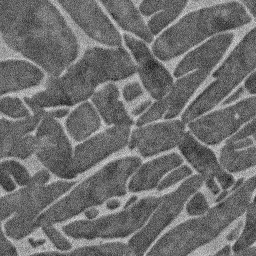
#> input picture Example_training_data/patches/patch_1_0.jpg, 256 x 256 px, given in place of patch_1_11.jpg, which was not available
$ jupyter execute 2_Ground_Truth_bilateral_adaptivethreshold.ipynb
#> lines starting #> are read from the running program, lines starting #| are printed output that depends on the picture; after the words box and inside, x2 and y2 are one past the last pixel; in counts of white or black regions, pixels touching at a corner belong together; pictures that were not available may be replaced by others from this repository, and a replacement may not be noted
[cell 1]
import cv2
import numpy as np
import matplotlib.pyplot as plt
import os
import glob

#Script works in two setting, parameter tuning for the thresholding and then batch processing
#This is changed by TUNING_MODE = True/False, when true, select a single patch to test parameters and compare to orignal image, once happy
#with the settings, set to false to run all patches. Reccomend checking other created ground truth masks are as desired compared to original patches.

# ==========================================
# USER PARAMETERS
# ==========================================
#Set which training iteration as same in 1_Training_Data_Prep for the patches, this will create the masks names with the same iteration number
ground_truth_iteration = 1 #Set which masks interation image numbers this is i.e. 1, 2, 3, 4

# --- DIRECTORIES ---
# FIX: Added string quotes to define the paths
INPUT_FOLDER = "patches"   # Replace with your actual folder path
OUTPUT_FOLDER = "masks"   # Replace with your folder path to create the masks folder

# --- MODES ---
TUNING_MODE = True
TEST_IMAGE_NAME = 'patch_1_11.jpg' # Replace with your patch for testing

# --- PROCESSING SETTINGS ---
#These can be adjusted for patch thresholding

CONTRAST_CLIP = 2.0  # clipLimit controls contrast (2.0-4.0 is typical).
Bi_Fil_Diameter = 2 #Diameter of each pixel neighborhood for bilateral filtering
DENOISE_STRENGTH = 25 #Denoising 'smooths' image before thesholding

THRESH_BLOCK_SIZE = 7 # BLOCK_SIZE: Size of pixel neighborhood (Must be an odd number: 11, 21, 31...)
THRESH_C = 2 # C: Constant subtracted from the mean (Fine tunes the cutoff)

MORPH_KERNEL_SIZE = 1
MIN_OBJECT_SIZE = 31


# ==========================================
# FUNCTIONS
# ==========================================

def process_image(img_path):
    # Load as Grayscale
#> called with img_path = 'patches/patch_1_11.jpg'
    img = cv2.imread(img_path, cv2.IMREAD_GRAYSCALE)
#> img is the input picture: shape (256, 256); min 11, max 221, mean 109.9
    if img is None:
        print(f"Error: Could not load {img_path}")
        return None

    # Step 1: CLAHE (Contrast Enhancement)
    #  For separating the phases
    clahe = cv2.createCLAHE(clipLimit=CONTRAST_CLIP, tileGridSize=(5,5))
    enhanced = clahe.apply(img)
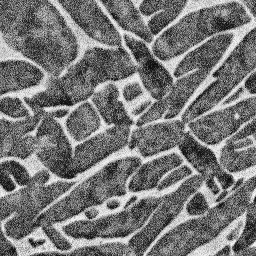
#> enhanced: shape (256, 256); min 3, max 248, mean 118.1

    # STEP 2: Bilateral Filter ---
    # sigmaColor=75: Mixes colors (intensities) that are somewhat different.
    # sigmaSpace=75: Pixels influencing each other as long as their colors are close.
    # Result: "Cartoon-like" effect. Smooth interiors, sharp edges.
    filtered = cv2.bilateralFilter(enhanced, d=Bi_Fil_Diameter, sigmaColor=75, sigmaSpace=75)
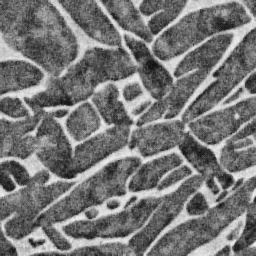
#> filtered: shape (256, 256); min 13, max 240, mean 117.7

    # Step 3: Denoise
    denoised = cv2.fastNlMeansDenoising(filtered, None, h=DENOISE_STRENGTH, templateWindowSize=7, searchWindowSize=21)
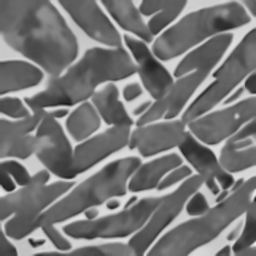
#> denoised: shape (256, 256); min 28, max 238, mean 117.6

    # Step 4: Adaptive Threshold
    # Note: You might need to raise 'C' slightly (e.g., to 3 or 4) to ensure the
    # inside of the laths stays solid.
    thresh_raw = cv2.adaptiveThreshold(denoised, 255, cv2.ADAPTIVE_THRESH_GAUSSIAN_C,
                                       cv2.THRESH_BINARY_INV, THRESH_BLOCK_SIZE, THRESH_C)
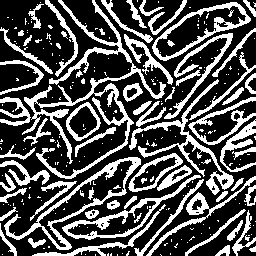
#> thresh_raw: shape (256, 256); 32.2% white; 257 white regions (190 under 20 px), largest, box (x1, y1, x2, y2) and area: (22, 0, 166, 179) 3213, (4, 157, 141, 250) 1475, (129, 79, 234, 195) 1416

    # --- OPTIMIZED MORPHOLOGY ---
    # 1. Fill Holes (Close) FIRST. This seals the noisy gaps inside laths.
    kernel_close = np.ones((MORPH_KERNEL_SIZE, MORPH_KERNEL_SIZE), np.uint8)
    closed = cv2.morphologyEx(thresh_raw, cv2.MORPH_CLOSE, kernel_close, iterations=2) # Increased iterations to 2

    # 2. Remove Noise (Open) SECOND. Now that laths are solid, clean the background.
    kernel_open = np.ones((MORPH_KERNEL_SIZE, MORPH_KERNEL_SIZE), np.uint8)
    opened = cv2.morphologyEx(closed, cv2.MORPH_OPEN, kernel_open, iterations=2)

    # Step 4: Fill remaining small holes explicitly
    # This function finds black holes inside white objects and fills them
    filled_mask = remove_small_holes(opened, MIN_OBJECT_SIZE) # See helper function below

    # Step 5: Remove small isolated objects (background noise)
    final_mask = remove_small_objects(filled_mask, MIN_OBJECT_SIZE)

     # Step 5: Calculate Phase Fraction
    total_pixels = final_mask.shape[0] * final_mask.shape[1]
    phase_pixels = cv2.countNonZero(final_mask)
    fraction = (phase_pixels / total_pixels) * 100

    return img, filtered, thresh_raw, final_mask, fraction

def remove_small_holes(binary_image, min_hole_size):
#> called with min_hole_size = 31
    img_copy = binary_image.copy()
    inv_image = cv2.bitwise_not(img_copy)
#> inv_image: shape (256, 256); 67.8% white; 257 black regions (190 under 20 px)

    contours, _ = cv2.findContours(inv_image, cv2.RETR_CCOMP, cv2.CHAIN_APPROX_SIMPLE)
#> contours = 321 contours, 245 with area under 20; largest, box (x1, y1, x2, y2) and area: (0, 0, 256, 256) 51239, (3, 156, 142, 251) 3374, (151, 1, 252, 62) 2766, (61, 174, 202, 241) 2192, (128, 78, 235, 196) 1750

    for cnt in contours:
        if cv2.contourArea(cnt) < min_hole_size:
            cv2.drawContours(img_copy, [cnt], 0, 255, -1)
#> this loop made 321 passes
#> cnt on passes 3, 5, 6: [[84, 254], [85, 253], [86, 254], [85, 255]], [[1, 254], [2, 253], [3, 254], [2, 255]], [[7, 251], [8, 250], [9, 251], [8, 252]]
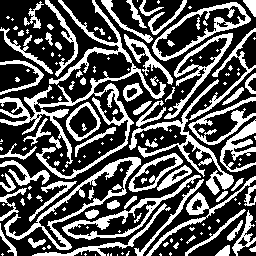
#> img_copy: shape (256, 256); 34.7% white; 163 white regions (86 under 20 px), largest, box (x1, y1, x2, y2) and area: (0, 0, 166, 179) 3689, (4, 157, 141, 250) 1549, (129, 79, 234, 195) 1528

    return img_copy

def remove_small_objects(mask, min_size):
    """Removes connected components smaller than min_size."""
#> called with min_size = 31
    nb_components, output, stats, centroids = cv2.connectedComponentsWithStats(mask, connectivity=8)
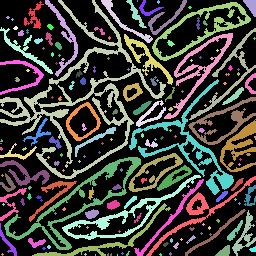
#> output: shape (256, 256) int32; 164 distinct labels, from 0 to 163; one colour per label, 0 black
#> nb_components = 164; stats = 164 rows, first 6: [0, 0, 256, 256, 42785], [24, 1, 20, 28, 179], [45, 0, 33, 77, 428], [0, 0, 166, 179, 3689], [101, 0, 52, 43, 298], [126, 0, 21, 28, 147]; centroids = 164 pairs, first value 0.5 to 255, second value 0.5 to 254.5
    sizes = stats[1:, -1]
#> sizes = 163 values, max 3689 at index 2, min 1 at index 135, mean 139.6
    nb_components = nb_components - 1
#> nb_components = 163

    clean_mask = np.zeros((output.shape), dtype=np.uint8)

    for i in range(0, nb_components):
        if sizes[i] >= min_size:
            clean_mask[output == i + 1] = 255
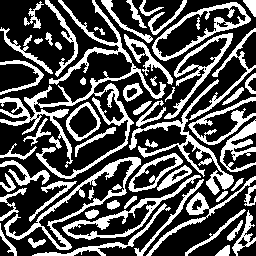
#> clean_mask: shape (256, 256); 33.2% white; 61 white regions, largest, box (x1, y1, x2, y2) and area: (0, 0, 166, 179) 3689, (4, 157, 141, 250) 1549, (129, 79, 234, 195) 1528

    return clean_mask

# ==========================================
# MAIN EXECUTION
# ==========================================

if __name__ == "__main__":

    # Ensure input folder exists
    if not os.path.exists(INPUT_FOLDER):
        print(f"CRITICAL ERROR: Input folder not found: {INPUT_FOLDER}")
        exit()

    if TUNING_MODE:
        # Construct full path to the test image
        test_path = os.path.join(INPUT_FOLDER, TEST_IMAGE_NAME)
        print(f"--- TUNING MODE: Processing {test_path} ---")

        result = process_image(test_path)
#> in process_image, `phase_pixels = cv2.countNonZero(final_mask)`: phase_pixels = 21735
#> in process_image, `fraction = (phase_pixels / total_pixels) * 100`: fraction = 33.16
#> result = 5 items

        if result:
            original, filtered, raw_thresh, final_mask, frac = result
#> frac = 33.16
            print(f"Measured Phase Fraction (White in Mask): {frac:.2f}%")
#| Measured Phase Fraction (White in Mask): 33.16%

            # Visualization
            plt.figure(figsize=(16, 4))

            plt.subplot(1, 4, 1)
            plt.imshow(original, cmap='gray')
            plt.title('Original Micrograph')
            plt.axis('off')

            plt.subplot(1, 4, 2)
            plt.imshow(filtered, cmap='gray')
            plt.title('Bilateral + Denoised')
            plt.axis('off')

            plt.subplot(1, 4, 3)
            plt.imshow(raw_thresh, cmap='gray')
            plt.title(f'Adaptive Thresh\nBlock={THRESH_BLOCK_SIZE}, C={THRESH_C}')
            plt.axis('off')

            plt.subplot(1, 4, 4)
            plt.imshow(final_mask, cmap='gray')
            plt.title(f'Final Ground Truth\n(Cleaned)')
            plt.axis('off')

            plt.tight_layout()
            plt.show()
            print("Check the plot. If satisfied, set TUNING_MODE = False to run batch.")

    else:
        # --- BATCH MODE ---
        print(f"--- BATCH MODE: Processing images from {INPUT_FOLDER} ---")

        # Create output directory if it doesn't exist
        if not os.path.exists(OUTPUT_FOLDER):
            os.makedirs(OUTPUT_FOLDER)
            print(f"Created output folder: {OUTPUT_FOLDER}")

        # Find all jpg images in the input folder
        search_pattern = os.path.join(INPUT_FOLDER, "*.jpg")
        image_files = glob.glob(search_pattern)

        print(f"Found {len(image_files)} images.")

        for fpath in image_files:
            res = process_image(fpath)
            if res:
                _, _, _, mask, frac = res

                base_name = os.path.basename(fpath)
                name_without_ext = os.path.splitext(base_name)[0]
                save_name = os.path.join(OUTPUT_FOLDER, f"{name_without_ext}_mask.png")

                cv2.imwrite(save_name, mask)
                print(f"Processed {base_name}: {frac:.2f}% phase fraction. Saved to {save_name}")

        print("Batch processing complete.")

$ run again, on Example_training_data/patches/patch_1_3.jpg
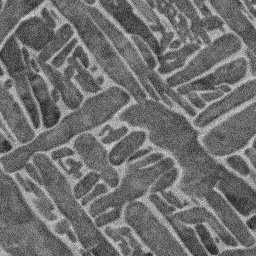
#> input picture Example_training_data/patches/patch_1_3.jpg, 256 x 256 px, given in place of patch_1_11.jpg, which was not available
#> in process_image, img is the input picture: shape (256, 256); min 14, max 226, mean 111.3
#> thresh_raw: shape (256, 256); 38.5% white; 188 white regions (125 under 20 px), largest, box (x1, y1, x2, y2) and area: (0, 8, 101, 129) 2600, (0, 86, 130, 256) 2066, (100, 0, 200, 74) 1342
#> inv_image: shape (256, 256); 61.5% white; 188 black regions (125 under 20 px)
#> contours = 276 contours, 209 with area under 20; largest, box (x1, y1, x2, y2) and area: (0, 0, 256, 256) 34956, (0, 158, 113, 256) 3191, (0, 176, 68, 256) 2203, (89, 153, 175, 228) 2148, (176, 57, 248, 110) 1023
#> the loop in remove_small_holes, `for cnt in contours:` made 276 passes
#> cnt on passes 1 to 3: [[117, 255]], [[88, 255]], [[142, 254], [141, 255], [142, 255]]
#> in remove_small_objects, `nb_components, output, stats, centroids = cv2.connectedComponentsWithS..`:
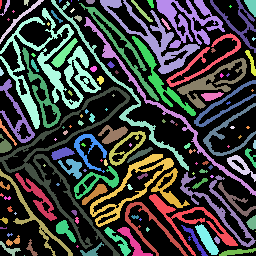
#> output: shape (256, 256) int32; 136 distinct labels, from 0 to 135; one colour per label, 0 black
#> in remove_small_objects, `nb_components, output, stats, centroids = cv2.connectedComponentsWithS..`: nb_components = 136; stats = 136 rows, first 6: [0, 0, 256, 256, 38661], [0, 0, 2, 9, 15], [0, 0, 10, 16, 46], [24, 0, 5, 6, 22], [0, 0, 44, 44, 202], [51, 0, 138, 171, 987]; centroids = 136 pairs, first value 0.4 to 255, second value 0 to 255
#> sizes = 135 values, max 2717 at index 17, min 1 at index 7, mean 199.1
#> in remove_small_objects, `nb_components = nb_components - 1`: nb_components = 135
#> after the loop in remove_small_objects, `for i in range(0, nb_components):`:
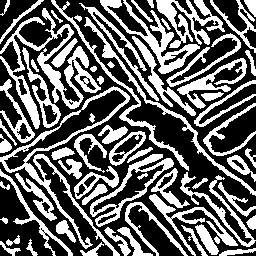
#> clean_mask: shape (256, 256); 39.8% white; 67 white regions, largest, box (x1, y1, x2, y2) and area: (0, 8, 101, 129) 2717, (0, 86, 130, 256) 2093, (100, 0, 200, 74) 1460
#> phase_pixels = 26116
#> fraction = 39.85
#> result = 5 items
#> frac = 39.85
#| Measured Phase Fraction (White in Mask): 39.85%

$ run again, on Example_training_data/patches/patch_1_4.jpg
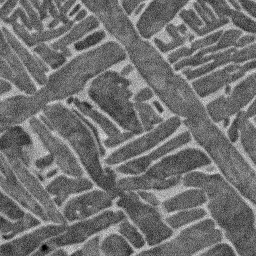
#> input picture Example_training_data/patches/patch_1_4.jpg, 256 x 256 px, given in place of patch_1_11.jpg, which was not available
#> in process_image, img is the input picture: shape (256, 256); min 0, max 227, mean 111.9
#> thresh_raw: shape (256, 256); 40% white; 194 white regions (120 under 20 px), largest, box (x1, y1, x2, y2) and area: (0, 41, 173, 246) 3012, (67, 71, 163, 147) 1680, (0, 0, 87, 47) 1609
#> inv_image: shape (256, 256); 60% white; 194 black regions (120 under 20 px)
#> contours = 296 contours, 199 with area under 20; largest, box (x1, y1, x2, y2) and area: (0, 0, 256, 256) 42043, (66, 70, 164, 148) 3230, (63, 188, 174, 247) 2092, (117, 148, 212, 191) 1653, (29, 116, 94, 208) 1425
#> the loop in remove_small_holes, `for cnt in contours:` made 296 passes
#> cnt on passes 1 to 3: [[76, 254], [75, 255], [77, 255], [77, 254]], [[60, 254], [60, 255], [61, 255]], [[2, 249]]
#> in remove_small_objects, `nb_components, output, stats, centroids = cv2.connectedComponentsWithS..`:
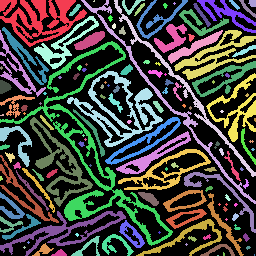
#> output: shape (256, 256) int32; 137 distinct labels, from 0 to 136; one colour per label, 0 black
#> in remove_small_objects, `nb_components, output, stats, centroids = cv2.connectedComponentsWithS..`: nb_components = 137; stats = 137 rows, first 6: [0, 0, 256, 256, 37750], [0, 0, 87, 47, 1740], [81, 0, 175, 204, 1026], [93, 0, 2, 2, 3], [114, 0, 142, 177, 938], [122, 0, 23, 15, 103]; centroids = 137 pairs, first value 0.727 to 254.6, second value 0.667 to 255
#> sizes = 136 values, max 3172 at index 27, min 2 at index 134, mean 204.3
#> in remove_small_objects, `nb_components = nb_components - 1`: nb_components = 136
#> after the loop in remove_small_objects, `for i in range(0, nb_components):`:
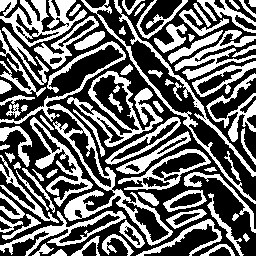
#> clean_mask: shape (256, 256); 41.2% white; 73 white regions, largest, box (x1, y1, x2, y2) and area: (0, 41, 173, 246) 3172, (0, 0, 87, 47) 1740, (67, 71, 163, 147) 1704
#> phase_pixels = 27032
#> fraction = 41.25
#> result = 5 items
#> frac = 41.25
#| Measured Phase Fraction (White in Mask): 41.25%

$ run again, on Example_training_data/patches/patch_1_5.jpg
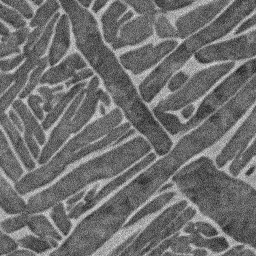
#> input picture Example_training_data/patches/patch_1_5.jpg, 256 x 256 px, given in place of patch_1_11.jpg, which was not available
#> in process_image, img is the input picture: shape (256, 256); min 19, max 231, mean 110.8
#> thresh_raw: shape (256, 256); 38.2% white; 203 white regions (135 under 20 px), largest, box (x1, y1, x2, y2) and area: (0, 0, 60, 170) 1821, (153, 59, 256, 135) 1630, (59, 0, 173, 155) 1564
#> inv_image: shape (256, 256); 61.8% white; 203 black regions (135 under 20 px)
#> contours = 278 contours, 211 with area under 20; largest, box (x1, y1, x2, y2) and area: (0, 0, 256, 256) 30376, (91, 102, 256, 256) 5215, (179, 160, 256, 243) 2881, (49, 152, 157, 237) 1374, (64, 0, 127, 86) 1223
#> the loop in remove_small_holes, `for cnt in contours:` made 278 passes
#> cnt on passes 1, 4, 5: [[244, 253], [242, 255], [248, 255], [246, 253]], [[220, 248], [221, 248]], [[165, 245]]
#> output: shape (256, 256) int32; 145 distinct labels, from 0 to 144
#> in remove_small_objects, `nb_components, output, stats, centroids = cv2.connectedComponentsWithS..`: nb_components = 145; stats = 145 rows, first 6: [0, 0, 256, 256, 39249], [1, 0, 32, 19, 174], [32, 0, 11, 5, 37], [0, 0, 60, 170, 1846], [59, 0, 114, 155, 1581], [79, 0, 12, 7, 62]; centroids = 145 pairs, first value 0 to 255, second value 0 to 254.9
#> sizes = 144 values, max 1846 at index 2, min 1 at index 10, mean 182.5
#> in remove_small_objects, `nb_components = nb_components - 1`: nb_components = 144
#> after the loop in remove_small_objects, `for i in range(0, nb_components):`:
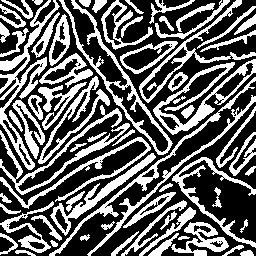
#> clean_mask: shape (256, 256); 38.9% white; 69 white regions, largest, box (x1, y1, x2, y2) and area: (0, 0, 60, 170) 1846, (153, 59, 256, 135) 1674, (59, 0, 173, 155) 1581
#> phase_pixels = 25489
#> fraction = 38.89
#> result = 5 items
#> frac = 38.89
#| Measured Phase Fraction (White in Mask): 38.89%
